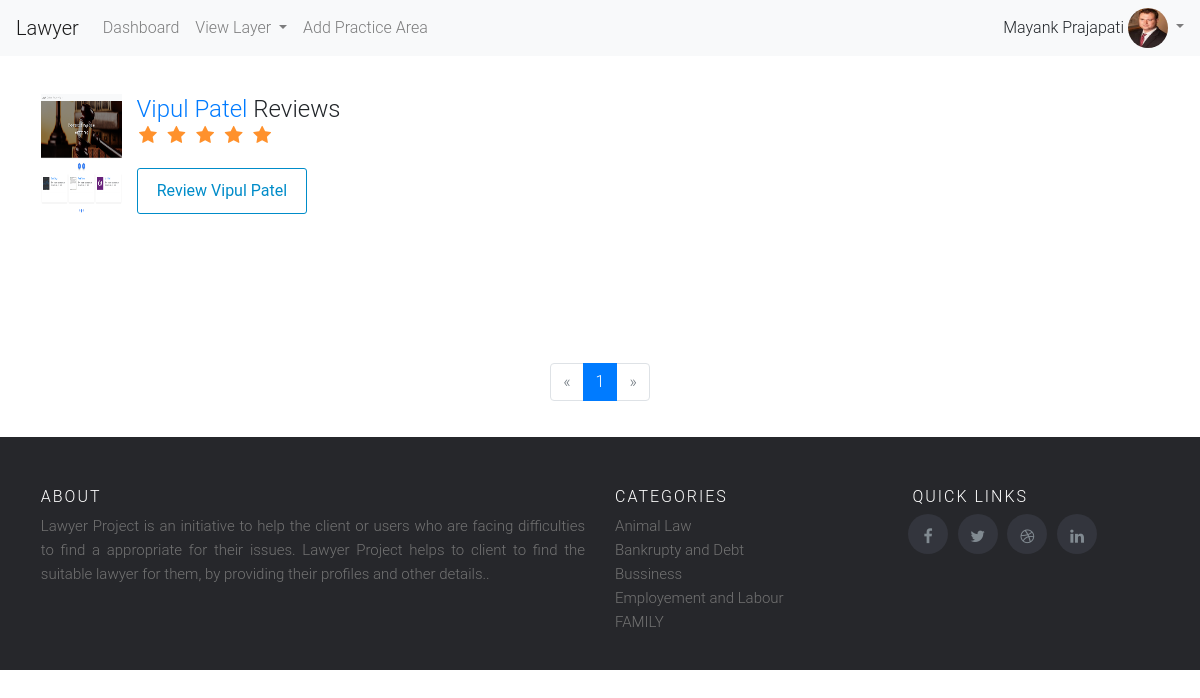
Page /viewall_review_lawyer/26 (signed in) on the earlier database version.
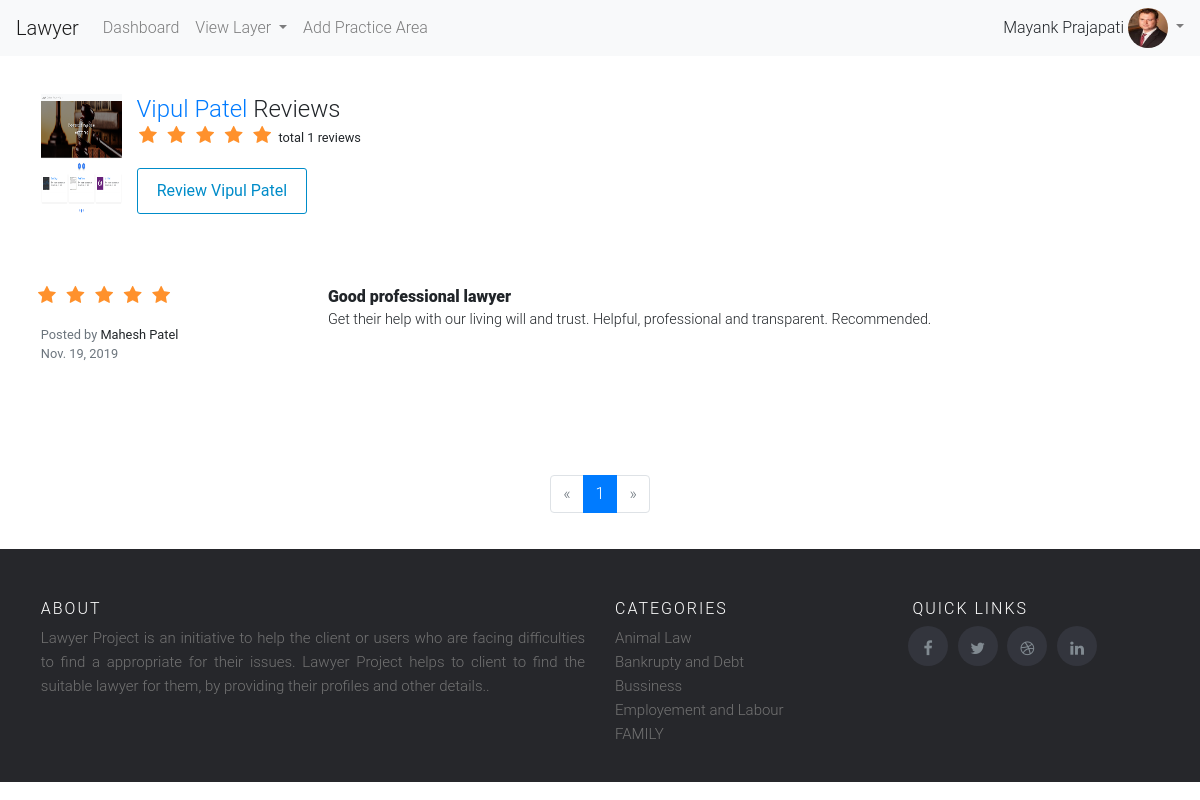
Same page on the later database version.
### lawyer/models.py (models this page shows, shortened)
class Practice_area(models.Model):
    practice = models.CharField(max_length=128,blank=True, null=True)
    class Meta:
        verbose_name_plural = 'Practice Area'

class Review_Lawyer(models.Model):
    lawyer_id = models.ForeignKey(Lawyer,on_delete=models.CASCADE, blank=False, null=False)
    user = models.ForeignKey(User,on_delete=models.CASCADE, blank=False, null=False)
    title = models.CharField(max_length=228, blank=False, null=False)
    review = models.CharField(max_length=5000, blank=False, null=False)
    rating = models.IntegerField(blank=False)
    date = models.DateField(blank=False, null=False,auto_now_add=True)
    class Meta:
        verbose_name_plural = 'Review Lawyer'

### lawyer/views.py (the view)
# urls.py: path('viewall_review_lawyer/<lid>',views.viewall_review_lawyer,name='viewall_review_lawyer'),
@login_required(login_url='/login/')
def viewall_review_lawyer(request,lid):
    lawyer = Lawyer.objects.get(user_id=lid)
    review_lawyer = Review_Lawyer.objects.filter(lawyer_id__user_id=lid).order_by('-rating')
    review_count = Review_Lawyer.objects.filter(lawyer_id__user_id=lid).values('lawyer_id__user_id').annotate(dcount=Count('review'))
    page = request.GET.get('page', 1)
    paginator = Paginator(review_lawyer, 5)
    try:
        review_lawyer = paginator.page(page)
    except PageNotAnInteger:
        review_lawyer = paginator.page(1)
    except EmptyPage:
        review_lawyer = paginator.page(paginator.num_pages)
    return render(request,'client/viewall_review_lawyer.html',{'lawyer':lawyer,'review_lawyer':review_lawyer,'review_count':review_count})

### lawyer/templatetags/practice_menu.py (called while the page is built)
def practice_area():
    practice = Practice_area.objects.all()
    return practice

### lawyer/templatetags/profile_tag.py (called while the page is built)
def profile_menu(lid):
    print(lid)
    try:
        if lid:
            profile = Lawyer.objects.get(user_id=lid)
            return profile.profile_image
    except Exception as e:
        print(e)

### templates/client/viewall_review_lawyer.html (shortened to what the changed rows need)
 {% extends 'client/base.html' %} {% block body_block %}
<div class="container u-vertical-padding-1">
    <div class="row">
        <div class="col-xs-12 col-sm-11 text-center-xs">
            <h1 class="u-vertical-margin-0 name-review"><a href='{% url "lawyer_profile" lawyer.user.id %}'>{{lawyer.user.first_name}} {{lawyer.user.last_name}} </a>    Reviews</h1>
            <p class="h2 u-vertical-margin-0 rating-stars">
                 <div class='rating-stars'  style='margin-left:-4%;'>
            <ul id='stars'>
                <li class='star'>
                  {% for c in review_count %}
                  <small>total {{c.dcount}} reviews</small>
                  {% endfor %}
                </li>
            </ul>
        </div>
            </p>
            </div>
    </div>
</div>
<div class='container'>
 {% for r in review_lawyer %}
    <div class="row" style='margin-top:3%;'>
        <div class="col-xs-12 col-md-3">
            <div class='rating-stars' style='margin-left:-18%;'>
                <ul>
                    {% for i in "x"|rjust:r.rating %}
                    <li class='star'>
                        <i class='star fa fa-star fa-fw'></i>
                    </li>
                    {% endfor %}
                </ul>
            </div>
            <small>
                <span class="text-muted" style='padding-top:-5px;'>Posted by</span> {{r.user}} {{r.user.last_name}}
                <br class="hidden-xs">
                <span class="text-muted"><time datetime="2019-09-02T22:58:43Z" data-local="time" data-format="%B %e, %Y" title="September 3, 2019 at 4:28am IST" data-localized="true">{{r.date}}</time>
                </span>
            </small>
        </div>
        <div class="col-xs-12 col-md-9 pull-right">
        <h3 class="u-vertical-margin-0 all_review_name" itemprop="headline"><b>{{r.title}}</b></h3>
           <p class='lawyer_review_list'>{{r.review}}</p>
        </div>
    </div>
         {% endfor %}
</div>
<div class='container paginator-margin-top text-xs-center'>
    <nav>
        <div id='pagination_change'>
            <ul class="pagination">
                 {% for i in review_lawyer.paginator.page_range %} {% if review_lawyer.number == i %}
                <li class="page-item active"><span class="page-link">{{ i }} <span class="sr-only">(current)</span></span>
                </li>
                {% else %}
                <li class="page-item"><a class="page-link" href="?page={{ i }}">{{ i }}</a></li>
                {% endif %} {% endfor %}
            </ul>
        </div>
    </nav>
</div>
{% endblock %}

### templates/client/base.html (shortened to what this page needs)
<html>
{% load staticfiles %}
{% load crispy_forms_tags %}
{% load practice_menu %}
{% load profile_tag %}
<head>
    <link href='{% static "css/bootstrap.css" %}' rel='stylesheet' />
    <link href='{% static "css/style.css" %}' rel='stylesheet' />
    <link href='{% static "css/carousel.css" %}' rel='stylesheet' />
    <link href='{% static "css/glyphicon.css" %}' rel='stylesheet' />
    <link rel="stylesheet" href="https://cdnjs.cloudflare.com/ajax/libs/font-awesome/4.7.0/css/font-awesome.min.css">
</head>
<body>
    <nav class="navbar navbar-expand-lg navbar-light bg-light">
        <a class="navbar-brand" href="#">Lawyer
        </a>
        <div class="collapse navbar-collapse" id="navbarSupportedContent">
            <ul class="navbar-nav mr-auto">
                <li class="nav-item">
                    <a class="nav-link" href="{% url 'index' %}">Dashboard<span class="sr-only">(current)</span></a>
                </li>
                <li class="nav-item dropdown">
                    <a class="nav-link dropdown-toggle" href="http://example.com" id="navbarDropdownMenuLink" data-toggle="dropdown" aria-haspopup="true" aria-expanded="false">
                        View Layer
                    </a>
                            {% practice_area as practice %}
                </li>
                  {% if user.is_superuser %}
                        <li class="nav-item">
                    <a class="nav-link" href="{% url 'add_practice_area' %}">Add Practice Area</a>
                </li>
                  {% endif %}
            </ul>
         <form class="form-inline my-2 my-lg-0">
            {% if  request.user.is_superuser %}
              {{request.user.first_name}} {{request.user.last_name}}&nbsp;
             <ul class="navbar-nav">
                <li class="nav-item dropdown">
                    <a class="nav-link dropdown-toggle" style='padding:0 0;' href="#" id="navbarDropdownMenuLink" role="button" data-toggle="dropdown" aria-haspopup="true" aria-expanded="false">
                        <img src='{{MEDIA_URL}}{{ request.user.id|profile_menu }}' height='40' width='40' style='border-radius:50%;'/>
                   </a>
                </li>
            </ul>
            {% endif %}
            </form>
        </div>
    </nav>
    {% block body_block %} {% endblock %}
<footer class="site-footer" style='margin-top:3%;'>
    <div class="container">
        <div class="row">
            <div class="col-sm-12 col-md-6">
                <h6>About</h6>
                <p class="text-justify">Lawyer Project is an initiative to help the client or users who are facing difficulties to find a appropriate for their issues.
                Lawyer Project helps to client to find the suitable lawyer for them, by providing their profiles and other details..
                </p>
            </div>
            <div class="col-xs-6 col-md-3">
                <h6>Categories</h6>
                <ul class="footer-links">
                 {% practice_area as practice %}
                    {% for i in practice %}
                     <li><a class="dropdown-item-footer" href="{% url 'view_lawyers' %}?practice_area={{i.practice}}">{{i.practice}}</a></li>
                 {% endfor %}
                </ul>
            </div>
            <div class="col-xs-6 col-md-3">
                <h6 style='margin-left:4%;'>Quick Links</h6>
               <ul class="social-icons">
                    <li><a class="facebook" href="https://www.facebook.com/"><i class="fa fa-facebook" style='margin-top:35%;'></i></a></li>
                    <li><a class="twitter" href="https://www.twitter.com/"><i class="fa fa-twitter" style='margin-top:35%;'></i></a></li>
                    <li><a class="dribbble" href="https://www.dribble.com/"><i class="fa fa-dribbble" style='margin-top:35%;'></i></a></li>
                    <li><a class="linkedin" href="https://www.linkedin.com/"><i class="fa fa-linkedin" style='margin-top:35%;'></i></a></li>
                </ul>
            </div>
        </div>
    </div>
</footer>
</body>
</html>

Differences in the rows shown:
added Review_Lawyer: rating 5 (drawn), user "Mahesh", user.last_name "Patel", date "Nov. 19, 2019", title "Good professional lawyer", review "Get their help with our living will and trust. Helpful, professional and transparent. Recommended."
Other differences:
new list line: "total 1 reviews"
